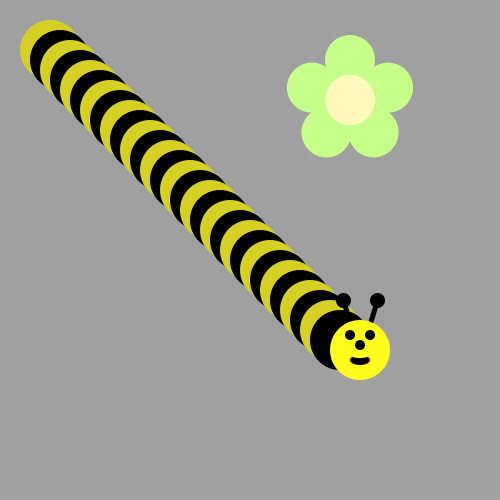
Frame 1 (no input)
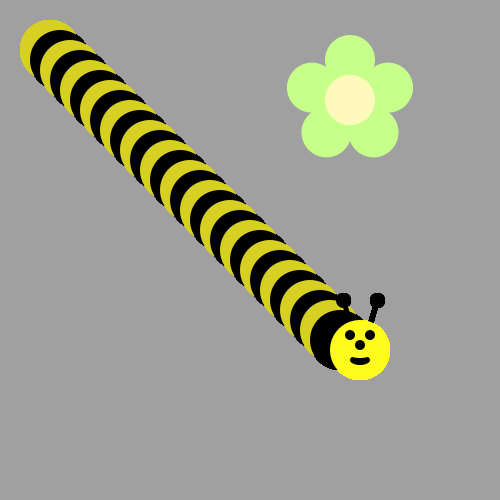
Frame 60 (the mouse pressed at the canvas centre just before this capture)
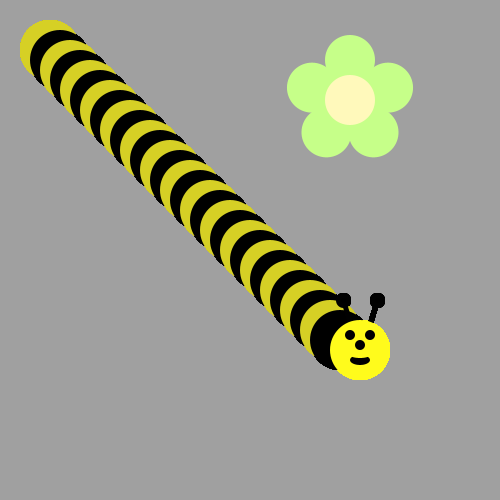
Frame 120 (the mouse held since frame 60 and released just before this capture)

The Processing sketch that drew these frames (run headless with seeded random() and noise(); from frame 60 on, the mouse is pressed at the canvas centre):

// Processing sketch: BumbleBee
// ── BumbleBee.pde
int x=50;
int y=50;
void draw() {
/*Use a loop to make a body for the Bee!
Then put his head on using drawBeeFace(x,y)
Use Modulo to make the colors alternate 
*/
for(int i=0; i<30; i++){
 if(i%2==0){
  fill(214,208,37);
  }
 else{
   fill(0,0,0);  
 }
 ellipse(x+i*10,y+i*10,60,60);
 }
 
  
  drawBeeFace(360,350);
}






void drawFlower(int x, int y) {
     noStroke();
     translate(x, y);
     // draw 5 petals, rotating after each one<
     fill(#c6ff89);      // green
      for (int i = 0; i < 5; i++) {
           ellipse(0, -40, 50, 50);
          rotate(radians(72));
     }
     fill(#fff9bb); // light yellow
     ellipse(0, 0, 50, 50);
} 
void drawBeeFace(int BeeFaceX, int BeeFaceY) {
     noStroke();
     fill(0, 0, 0);
     stroke(1);
     strokeWeight(5);
     line(BeeFaceX-10, BeeFaceY-27, BeeFaceX-17, BeeFaceY-50);
     line(BeeFaceX+10, BeeFaceY-27, BeeFaceX+17, BeeFaceY-50);
     ellipse(BeeFaceX-17, BeeFaceY-50, 10, 10);
     ellipse(BeeFaceX+17, BeeFaceY-50, 10, 10);
     noStroke();
     fill(255, 251, 28);
     ellipse(BeeFaceX, BeeFaceY, 60, 60); // face
     fill(255, 237, 209);
     fill(0,0,0);
      ellipse(BeeFaceX-10, BeeFaceY-15, 10, 10); // eyes
     ellipse(BeeFaceX+10, BeeFaceY-15, 10, 10);
      ellipse(BeeFaceX, BeeFaceY-5, 10, 10); // nose
      ellipse(BeeFaceX, BeeFaceY+10, 20, 10);// mouth
     fill(255, 251, 28);
     ellipse(BeeFaceX, BeeFaceY+5, 20, 6);
}

void setup() {
     ellipseMode(CENTER);
     size(500, 500);
     background(160, 160, 160);
      drawFlower(350, 100);
}
